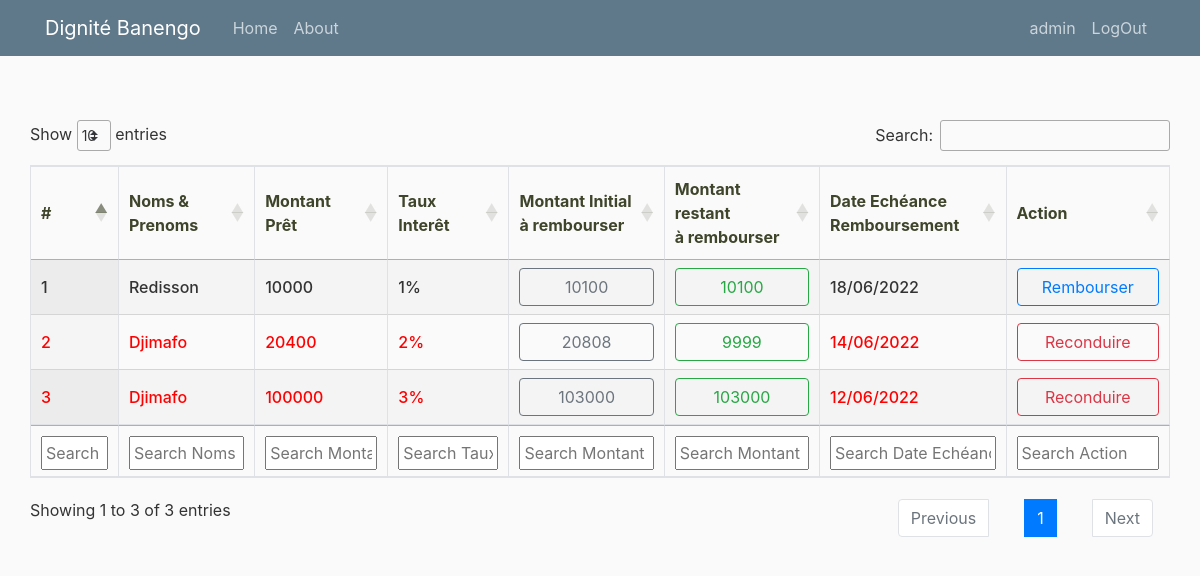
The page /bank/listpret/ (signed in) on the database its author committed.
### bank/models.py (models this page shows, shortened)
class PretBank(models.Model):
    date_pret =models.DateTimeField()
    membre = models.ForeignKey(Membre, on_delete=models.CASCADE)
    profil_pret_bank = models.ForeignKey(ProfilPretBank, on_delete=models.SET_NULL, blank=True, null=True)
    montant = models.PositiveIntegerField()
    garantie = models.CharField(max_length=50, blank=True, null=True)
    date_remboursement =models.DateTimeField()
    taux_interet = models.PositiveIntegerField()
    created = models.DateTimeField(auto_now_add=True)
    updated = models.DateTimeField(auto_now=True)
    versement_remboursement = models.PositiveIntegerField(default=0)
    freeze = models.BooleanField(default=False)
    author= models.ForeignKey(User, on_delete=models.SET_NULL, blank=True, null=True)
    @property
    def montant_initial_remboursement(self):
        m = int(self.montant*(1+self.taux_interet*0.01))
        return m
    @property
    def reste_a_rembourser(self):
        v = self.montant_initial_remboursement - self.versement_remboursement
        return v
    @property
    def insolvable(self):
        now = timezone.now()
        if self.reste_a_rembourser >0 and now > self.date_remboursement:
            return True
        else:
            return False

### tontine/models.py (models this page shows, shortened)
class Membre(models.Model):
    user = models.OneToOneField(User, on_delete=models.CASCADE)
    nom = models.CharField(max_length=100, unique=True)
    matricule = models.CharField(max_length=8, unique=True)
    telephone = models.CharField(max_length=10, blank=True, null=True)
    qualite = models.CharField(max_length=100, blank=True, null=True)
    profession = models.CharField(max_length=100, blank=True, null=True)
    sexe = models.CharField(choices=SEXE_CHOICES, max_length=1)
    date_naissance = models.DateField(blank=True, null=True)
    date_adhesion = models.DateField()
    created = models.DateTimeField(auto_now_add=True)
    updated = models.DateTimeField(auto_now=True)
    cotisation = models.ForeignKey(MontantCotisation, on_delete=models.CASCADE)
    presence = models.ForeignKey(MontantPresence, on_delete=models.CASCADE)
    agape = models.ForeignKey(MontantAgape, on_delete=models.CASCADE)
    bank = models.ForeignKey(MontantBank, on_delete=models.SET_NULL, blank=True, null=True)
    bank_bool = models.BooleanField(default=False)
    cotisation_bool = models.BooleanField(default=False)
    presence_bool = models.BooleanField(default=True)
    total_impaye = models.IntegerField(default=0)
    total_seance = models.IntegerField(default=0)
    total_consigne = models.IntegerField(default=0)
    reserve = models.IntegerField(default=0)

### bank/views.py (the view)
# urls.py: path('listpret/', views.listpret, name='listpret'),
@login_required
def listpret(request):
    if request.user.is_staff:
        pret1 = PretBank.objects.filter(freeze=False)
    else:
        try:
            m=request.user.membre
            pret1 = PretBank.objects.filter(membre=m, freeze=False)
        except Exception as e:
            pret1 = []
    prets = [x for x in pret1 if x.reste_a_rembourser>0]
    context = {'prets': prets}
    return render(request, "bank/listpret.html", context)

### bank/templates/bank/listpret.html (shortened to what this page needs)
{% extends "tontine/base3.html" %}
{% load crispy_forms_tags %}
{% block content %}
<div class="container-fluid">
    <br>
    <div class="row mt-3">
        <div class="col-md-12">
            <table id="example" class="stripe row-border order-column table-bordered" style="width:100%">
                <thead>
                    <tr>
                        <th>#</th>
                        <th>Noms & Prenoms</th>
                        <th>Montant Prêt</th>
                        <th>Taux<br>Interêt</th>
                        <th>Montant Initial<br>à rembourser</th>
                        <th>Montant restant<br>à rembourser</th>
                        <th>Date Echéance<br>Remboursement</th>
                        <th>Action</th>
                    </tr>
                </thead>
                <tbody>
                    {% for data in prets %}
                        <tr {% if data.insolvable %} style="color: red;" {% endif %}>
                            <td>{{ forloop.counter }}</td>
                            <td>{{data.membre.nom}}</td>
                            <td>{{data.montant}}</td>
                            <td>{{data.taux_interet}}%</td>
                            <td>
                                <button class="btn btn-outline-secondary" style="width: 100%">
                                    {{data.montant_initial_remboursement}}
                                </button>
                            </td>
                            <td>
                                <button class="btn btn-outline-success" style="width: 100%">
                                    {{data.reste_a_rembourser}}
                                </button>
                            </td>
                            <td>{{data.date_remboursement|date:"d/m/Y"}}</td>
                            <td>
                                {% if request.user.is_staff %}
                                    {% if data.insolvable %}
                                        {% if data.freeze %}
                                        <a class="btn btn-outline-danger" style="width: 100%" href="#">Freezé</a>
                                        {% else %}
                                    <a class="btn btn-outline-danger" style="width: 100%" href="{% url 'reconduction' data.id %}">Reconduire</a>
                                        {% endif %}
                                    {% else %}
                                    <a class="btn btn-outline-primary" style="width: 100%" href="{% url 'rembpretbank' %}?pretbankid={{data.id}}">Rembourser</a>
                                    {% endif %}
                                {% endif %}
                            </td>
                        </tr>
                        {% endfor %}
                </tbody>
                <tfoot>
                    <tr>
                        <th>#</th>
                        <th>Noms & Prenoms</th>
                        <th>Montant Prêt</th>
                        <th>Taux<br>Interêt</th>
                        <th>Montant<br>Remboursement</th>
                        <th>Date<br>Remboursement</th>
                        <th>Date Echéance<br>Remboursement</th>
                        <th>Action</th>
                    </tr>
                </tfoot>
            </table>
        </div>
    </div>
</div>
{% endblock %}

### tontine/templates/tontine/base3.html (shortened to what this page needs)
{% load static %}
<!DOCTYPE html>
<html>
<head>
    <link rel="stylesheet" href="https://maxcdn.bootstrapcdn.com/bootstrap/4.0.0/css/bootstrap.min.css">
    <link rel="stylesheet" type="text/css" href="https://cdnjs.cloudflare.com/ajax/libs/twitter-bootstrap/4.5.2/css/bootstrap.css">
    <link rel="stylesheet" type="text/css" href="https://cdn.datatables.net/1.12.1/css/dataTables.bootstrap4.min.css">
    <link rel="stylesheet" type="text/css" href="https://cdn.datatables.net/1.12.1/css/jquery.dataTables.min.css">
    <link rel="stylesheet" type="text/css" href="https://cdn.datatables.net/buttons/2.2.3/css/buttons.dataTables.min.css">
    <link rel="stylesheet" type="text/css" href="{% static 'css/main.css' %}">
</head>
<body>
  <header class="site-header">
    <nav class="navbar navbar-expand-md navbar-dark bg-steel fixed-top">
      <div class="container">
        <a class="navbar-brand mr-4" href="{% url 'home' %}">Dignité Banengo</a>
        <div class="collapse navbar-collapse" id="navbarToggle">
          <div class="navbar-nav mr-auto">
            <a class="nav-item nav-link" href="{% url 'home' %}">Home</a>
            <a class="nav-item nav-link" href="{% url 'about' %}">About</a>
          </div>
          <div class="navbar-nav">
            {% if user.is_authenticated %}
        <a class="nav-item nav-link" href="{% url 'profile' %}">{{ request.user.username }}</a>
        <a class="nav-item nav-link" href="{% url 'logout' %}">LogOut</a>
        {% else %}
        <a class="nav-item nav-link" href="{% url 'login' %}">Login</a>
        <a class="nav-item nav-link" href="{% url 'inscription' %}">Register</a>
        {% endif %}
          </div>
        </div>
      </div>
    </nav>
  </header>
  <main role="main" class="container-fluid">
    <div class="row">
      <div class="col-md-12">
        {% block content %}{% endblock %}
      </div>
    </div>
    <br>
    <br>
    <br>
    <br>
    <br>
    <br>
  </main>
</body>
</html>

### static/css/main.css (style rules this page uses)
body { background: #fafafa; color: #333333; margin-top: 5rem; }
.bg-steel { background-color: #5f788a; }
.site-header .navbar-nav .nav-link { color: #cbd5db; }

### bank/templates/bank/listpret.html (style rules this page uses)
th { color: #3f452b; font-weight: bold; }
td { font-weight: 490; }

### rows shown on the page
PretBank: membre.nom "Redisson", montant "10000", taux_interet "1", montant_initial_remboursement "10100", reste_a_rembourser "10100", date_remboursement "18/06/2022"
PretBank: membre.nom "Djimafo", montant "20400", taux_interet "2", montant_initial_remboursement "20808", reste_a_rembourser "9999", date_remboursement "14/06/2022", freeze "Reconduire"
PretBank: membre.nom "Djimafo", montant "100000", taux_interet "3", montant_initial_remboursement "103000", reste_a_rembourser "103000", date_remboursement "12/06/2022", freeze "Reconduire"

### other values the page prints
{{ request.user.username }} "admin"
